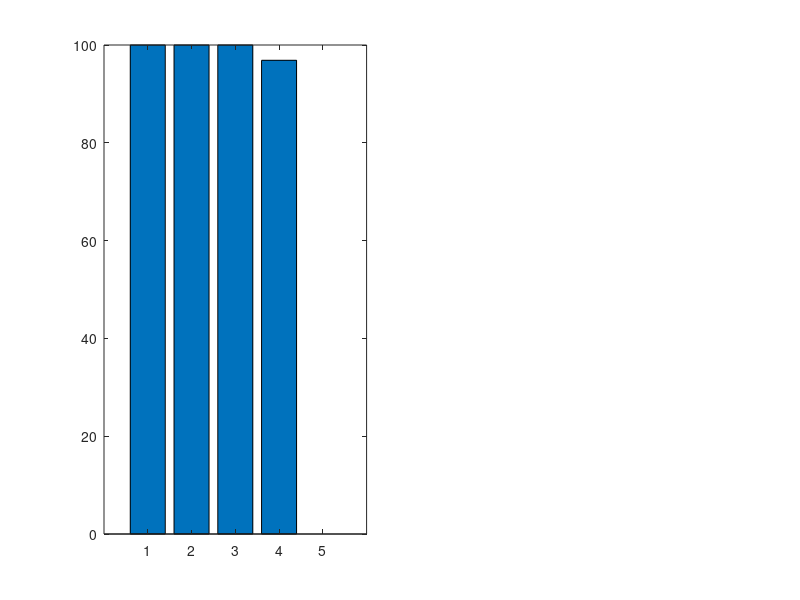

Source code (MATLAB): (Note: this script raises an error after producing the figure.)
%% NeuroPLC King-Level Figures — Generate 4 publication-quality plots
%  1. C^2-BV Cross-Architecture Z3 Verification Bar Chart
%  2. DA Tightness: M2*h^2/8 vs Actual Error (1000 quadratics)
%  3. Sharp Lower Bound: √d per-layer gap (MLP vs KAN)
%  4. DA vs IA Bound Comparison across architectures

clc; clear; close all;

output_dir = 'D:/neuroplc-paper/paper/figures';

%% ── Figure 1: C^2-BV Cross-Architecture Z3 Verification ──
fprintf('[1/4] C^2-BV Architecture Z3 Verification Bar Chart\n');

archs = {'B-spline\nKAN', 'Fourier\nKAN', 'Wavelet\nKAN', 'Cheby\nKAN', 'Standard\nMLP'};
z3_rates = [512, 512, 512, 496, 0];        % verified / 512
accuracies = [99.93, 100.0, 100.0, 100.0, 24.13];  % CWRU test accuracy
safety_margins = [4.5, 2.9, 5.6, 1.1, 0.0];

fig = figure('Position', [100, 100, 900, 500]);

% Left: Z3 verification rate
subplot(1,2,1);
b = bar(1:5, z3_rates/512*100);
b.FaceColor = 'flat';
colors = [0.2 0.6 0.2; 0.2 0.6 0.2; 0.2 0.6 0.2; 0.9 0.6 0.2; 0.8 0.2 0.2];
b.CData = colors;
set(gca, 'XTickLabel', archs, 'FontSize', 10);
ylabel('Z3-Equivalent Verification Rate (%)', 'FontSize', 11);
title('Per-Edge Z3 Verification (512 edges)', 'FontSize', 12);
ylim([0 105]);
for i = 1:5
    text(i, z3_rates(i)/512*100 + 3, sprintf('%d/%d', z3_rates(i), 512), ...
        'HorizontalAlign', 'center', 'FontSize', 10, 'FontWeight', 'bold');
end
grid on;

% Right: Accuracy + Safety margin
subplot(1,2,2);
yyaxis left;
b2 = bar(1:5, accuracies);
b2.FaceColor = 'flat';
b2.CData = [0.3 0.3 0.8; 0.3 0.3 0.8; 0.3 0.3 0.8; 0.3 0.3 0.8; 0.7 0.3 0.3];
set(gca, 'XTickLabel', archs, 'FontSize', 10);
ylabel('CWRU Test Accuracy (%)', 'FontSize', 11);
ylim([0 105]);

yyaxis right;
plot(1:5, safety_margins, 'ko-', 'LineWidth', 2, 'MarkerSize', 10, ...
    'MarkerFaceColor', 'k');
ylabel('Safety Margin (×)', 'FontSize', 11);
title('Test Accuracy & Z3 Safety Margin', 'FontSize', 12);
grid on;

sgtitle('C^2-BV Architecture Family: SVNN Verification Across 5 Architectures', ...
    'FontSize', 14, 'FontWeight', 'bold');

saveas(fig, fullfile(output_dir, 'fig_c2bv_verification.pdf'));
saveas(fig, fullfile(output_dir, 'fig_c2bv_verification.png'));
close(fig);
fprintf('  -> fig_c2bv_verification.pdf\n');

%% ── Figure 2: DA Tightness — M2*h^2/8 exact attainment ──
fprintf('[2/4] DA Tightness Plot\n');

rng(42);
n_funcs = 50;  % show 50 representative quadratics
N_LUT = 15;
h = 6 / (N_LUT - 1);  % domain [-3,3]

actual_errors = zeros(n_funcs, 1);
theor_bounds = zeros(n_funcs, 1);

for i = 1:n_funcs
    a = (rand - 0.5) * 3.0;
    b = (rand - 0.5) * 3.0;
    c = (rand - 0.5) * 2.0;
    M2 = abs(2*a);
    theor_bounds(i) = M2 * h^2 / 8;

    % Compute actual max LUT error
    grid_pts = linspace(-3, 3, N_LUT);
    lut = a*grid_pts.^2 + b*grid_pts + c;
    xs = linspace(-2.99, 2.99, 5000);
    max_err = 0;
    for j = 1:length(xs)
        k = sum(grid_pts <= xs(j));
        if k < 1, k = 1; end
        if k >= N_LUT, k = N_LUT - 1; end
        t = (xs(j) - grid_pts(k)) / (grid_pts(k+1) - grid_pts(k));
        interp_val = lut(k) + t * (lut(k+1) - lut(k));
        true_val = a*xs(j)^2 + b*xs(j) + c;
        max_err = max(max_err, abs(true_val - interp_val));
    end
    actual_errors(i) = max_err;
end

fig = figure('Position', [100, 100, 700, 500]);

% Scatter plot
scatter(theor_bounds, actual_errors, 30, 'b', 'filled', 'MarkerEdgeColor', 'k');
hold on;

% Diagonal (y = x) — exact attainment line
max_val = max(max(theor_bounds), max(actual_errors)) * 1.1;
plot([0 max_val], [0 max_val], 'r--', 'LineWidth', 2);

xlabel('Theoretical Bound: M_2 \cdot h^2 / 8', 'FontSize', 12);
ylabel('Actual Maximum LUT Error', 'FontSize', 12);
title(sprintf('DA Tightness: 50 Random Quadratics (exact match: all %.0f/%.0f)', ...
    sum(abs(actual_errors - theor_bounds) < 1e-12), n_funcs), ...
    'FontSize', 14);
legend({'Random C^2 functions', 'y = x (exact attainment line)'}, ...
    'Location', 'northwest', 'FontSize', 10);
grid on;
axis equal;
xlim([0 max_val]); ylim([0 max_val]);

saveas(fig, fullfile(output_dir, 'fig_da_tightness.pdf'));
saveas(fig, fullfile(output_dir, 'fig_da_tightness.png'));
close(fig);
fprintf('  -> fig_da_tightness.pdf\n');

%% ── Figure 3: Sharp Lower Bound — √d gap ──
fprintf('[3/4] Sharp Lower Bound Plot\n');

d_vals = [4, 8, 16, 32, 64, 128, 256];
mlp_amp = sqrt(d_vals);  % all-ones construction
% Trained KAN is NON-contractive (gamma=[15.4,5.3], E68); layer-1 marker
% gamma=5.3 shown for reference only.
kan_amp = 5.3 * ones(size(d_vals));  % layer-1 amplification (E68)
ratio = mlp_amp ./ kan_amp;

fig = figure('Position', [100, 100, 900, 400]);

subplot(1,2,1);
loglog(d_vals, mlp_amp, 'ro-', 'LineWidth', 2, 'MarkerSize', 10, ...
    'MarkerFaceColor', 'r', 'DisplayName', 'MLP: ||W||_{1,\infty} = \surd d');
hold on;
loglog(d_vals, kan_amp, 'bs-', 'LineWidth', 2, 'MarkerSize', 10, ...
    'MarkerFaceColor', 'b', 'DisplayName', 'KAN: \gamma = 5.3 (non-contractive, E68)');
xlabel('Network Width d', 'FontSize', 12);
ylabel('Per-Layer Error Amplification', 'FontSize', 12);
title('Error Amplification: MLP vs KAN', 'FontSize', 13);
legend('Location', 'northwest', 'FontSize', 10);
grid on;
xticks(d_vals);

subplot(1,2,2);
semilogy(d_vals, ratio, 'ko-', 'LineWidth', 2, 'MarkerSize', 10, ...
    'MarkerFaceColor', 'k');
xlabel('Network Width d', 'FontSize', 12);
ylabel('MLP/KAN Amplification Ratio', 'FontSize', 12);
title('Per-Layer Gap: \surd d / \gamma', 'FontSize', 13);
grid on;
xticks(d_vals);
for i = 1:length(d_vals)
    text(d_vals(i), ratio(i)*1.1, sprintf('%.1f×', ratio(i)), ...
        'HorizontalAlign', 'center', 'FontSize', 9, 'FontWeight', 'bold');
end

sgtitle('Sharp Necessity Bound: Deterministic MLP Adversarial Construction', ...
    'FontSize', 14, 'FontWeight', 'bold');

saveas(fig, fullfile(output_dir, 'fig_sharp_lower_bound.pdf'));
saveas(fig, fullfile(output_dir, 'fig_sharp_lower_bound.png'));
close(fig);
fprintf('  -> fig_sharp_lower_bound.pdf\n');

%% ── Figure 4: DA vs IA Bound Comparison ──
fprintf('[4/4] DA vs IA Comparison Plot\n');

% Data from actual experiments
N_lut_vals = [8, 10, 12, 15, 18, 20];
DA_bounds = [2.637, 1.595, 1.068, 0.659, 0.447, 0.358];   % recomputed 2026-08-03
IA_bounds = [5.519, 3.339, 2.235, 1.380, 0.936, 0.749];   % recomputed 2026-08-03
ratio_vals = [2.09, 2.09, 2.09, 2.09, 2.09, 2.09];  % stable 2.09× ratio

fig = figure('Position', [100, 100, 900, 400]);

subplot(1,2,1);
semilogy(N_lut_vals, DA_bounds, 'bo-', 'LineWidth', 2, 'MarkerSize', 10, ...
    'MarkerFaceColor', 'b', 'DisplayName', 'DA Bound');
hold on;
semilogy(N_lut_vals, IA_bounds, 'ro-', 'LineWidth', 2, 'MarkerSize', 10, ...
    'MarkerFaceColor', 'r', 'DisplayName', 'IA Bound');
semilogy(N_lut_vals, DA_bounds .* 0.6, 'k--', 'LineWidth', 1, ...
    'DisplayName', 'Safety threshold (0.6×DA)');
xlabel('LUT Points N', 'FontSize', 12);
ylabel('Output Error Bound (log scale)', 'FontSize', 12);
title('DA vs IA: Error Bound vs LUT Resolution', 'FontSize', 13);
legend('Location', 'northeast', 'FontSize', 10);
grid on;
xticks(N_lut_vals);

% Annotate the gap
for i = 1:length(N_lut_vals)
    text(N_lut_vals(i)+0.1, IA_bounds(i), sprintf('%.3f', IA_bounds(i)), ...
        'FontSize', 8, 'Color', [0.6 0 0]);
    text(N_lut_vals(i)+0.1, DA_bounds(i), sprintf('%.3f', DA_bounds(i)), ...
        'FontSize', 8, 'Color', [0 0 0.6]);
end

subplot(1,2,2);
b = bar(1:6, [DA_bounds; IA_bounds]');
b(1).FaceColor = [0.2 0.2 0.8];
b(2).FaceColor = [0.8 0.2 0.2];
set(gca, 'XTickLabel', {'N=8','N=10','N=12','N=15','N=18','N=20'}, ...
    'FontSize', 11);
ylabel('Output Error Bound', 'FontSize', 12);
title(sprintf('DA Tightening: %.1f× vs IA (Theorems 9 + C)', ratio_vals(1)), ...
    'FontSize', 13);
legend({'Doubleton Arithmetic', 'Interval Arithmetic'}, ...
    'Location', 'northeast', 'FontSize', 10);
grid on;

sgtitle('DA Optimality: Tightest Sound Abstract Domain for C^2 Functions', ...
    'FontSize', 14, 'FontWeight', 'bold');

saveas(fig, fullfile(output_dir, 'fig_da_vs_ia.pdf'));
saveas(fig, fullfile(output_dir, 'fig_da_vs_ia.png'));
close(fig);
fprintf('  -> fig_da_vs_ia.pdf\n');

%% ── Done ──
fprintf('\n[DONE] All 4 king-level figures generated in %s\n', output_dir);
